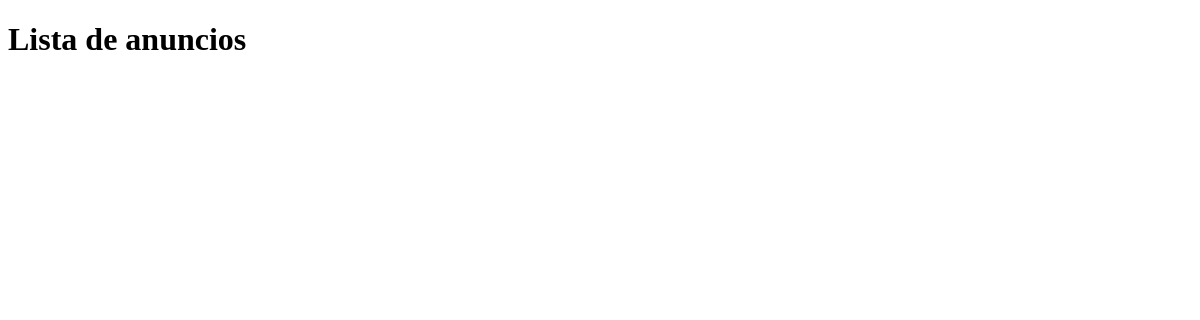
/anuncios/, run on an earlier commit of the app's database.
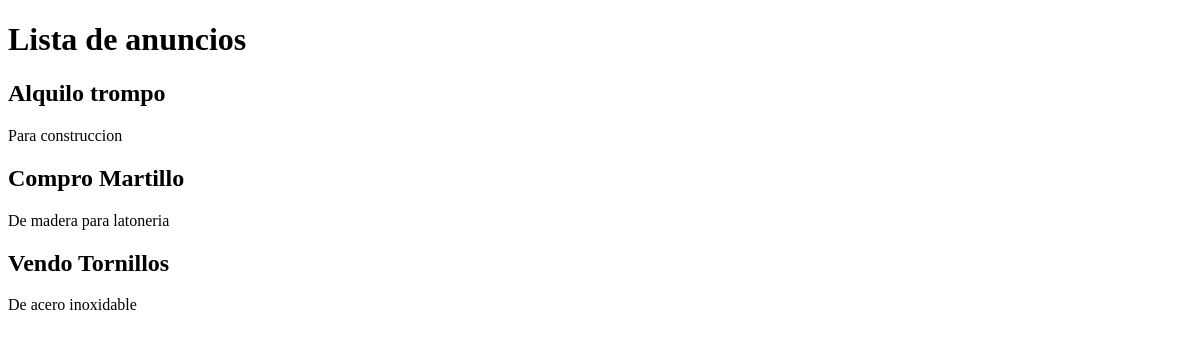
And on a later commit of the database.
### anuncios/models.py (models this page shows, shortened)
class Anuncio(models.Model):
    STATUS_CHOICES = (
        ('draft', 'Draft'),
        ('published', 'Published'),
    )
    titulo = models.CharField(max_length=150)
    texto = models.TextField()
    created = models.DateTimeField(auto_now_add=True)
    estado = models.CharField(max_length=10,
                              choices=STATUS_CHOICES,
                              default='draft')
    class Meta:
        ordering = ('-created',)

### anuncios/views.py (the view)
# urls.py: path('', views.anuncios_list, name='anuncios_list')
def anuncios_list(request):
    anuncios = Anuncio.objects.filter(estado="published")
    return render(request,
                  'anuncios.html',
                  {'anuncios': anuncios})

### anuncios/templates/anuncios.html (shortened to what this page needs)
<!DOCTYPE html>
<html>
<head>
</head>
<body>
  <div id="content">
    {% block content %}
      <h1>Lista de anuncios</h1>
      {% for anuncio in anuncios %}
        <h2>
            {{ anuncio.titulo }}
        </h2>
        <p>
          {{ anuncio.texto }}
        </p>
      {% endfor %}
    {% endblock %}
  </div>
</body>
</html>

What changed in the data, as far as the page shows it:
added Anuncio: titulo "Alquilo trompo", texto "Para construccion"
added Anuncio: titulo "Compro Martillo", texto "De madera para latoneria"
added Anuncio: titulo "Vendo Tornillos", texto "De acero inoxidable"
